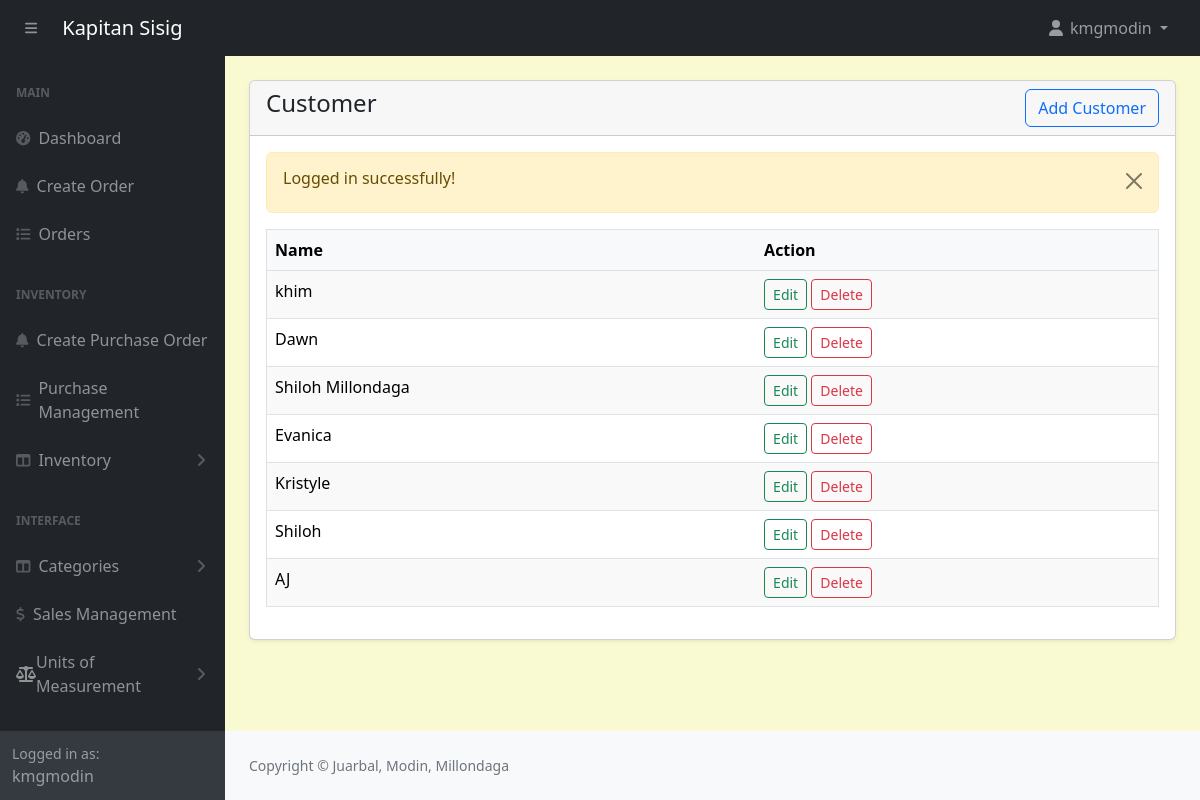
The page /admin/customers.php (signed in) on the database its author committed.
### tables this page shows
CREATE TABLE `customers` (
  `id` int(11) NOT NULL,
  `name` varchar(566) NOT NULL
);

### admin/customers.php (the view, shortened to what this page needs)
<?php include('includes/header.php'); ?>
<div class="container-fluid px-4">
    <div class="card mt-4 shadow-sm">
        <div class="card-header">
            <h4 class="mb-0">Customer
                <a href="customer-create.php" class = "btn btn-outline-primary float-end">Add Customer</a>
            </h4>
        </div>
        <div class="card-body">
        <?php
            $customers = getAll('customers');
            if(mysqli_num_rows($customers)>0) {
        ?>
            <div class="table-responsive">
                <table class="table" style="width: 100%; margin-bottom: 1rem; color: #000; border: 1px solid #dee2e6;">
                    <thead>
                        <tr style="background-color: #f8f9fa; color: #000;">
                            <th>Name</th>
                            <th>Action</th>
                        </tr>
                    </thead>
                    <tbody>
                        <?php
                        $i = 0;
                        foreach($customers as $item) :
                        $i++;
                        ?>
                        <tr style="background-color: <?= $i % 2 == 0 ? '#fff' : '#f9f9f9'; ?>; border: 1px solid #dee2e6;">
                            <td><?= $item['name'] ?></td>
                            <td>
                                <a href="customer-edit.php?id=<?= $item['id'];?>" class="btn btn-outline-success btn-sm" style="margin: 0; padding: 0.25rem 0.5rem;">Edit</a>
                                <a href="customer-delete.php?id=<?= $item['id'];?>" class="btn btn-outline-danger btn-sm" style="margin: 0; padding: 0.25rem 0.5rem;">Delete</a>
                            </td>
                        </tr>
                        <?php endforeach; ?>
                    </tbody>
                </table>
            </div>
            <?php
                } else {
                    ?>
                        <h4 class="mb-0">No record found.</h4>
                    <?php
                }
                ?>
        </div>
    </div>
</div>
<?php include('includes/footer.php'); ?>

### admin/assets/css/custom.css (style rules this page uses)
body { margin: 0; font-family: system-ui, -apple-system, "Segoe UI", Roboto, "Helvetica Neue", "Noto Sans", "Liberation Sans", Arial, sans-serif; font-size: 1rem; font-weight: 400; line-height: 1.5; color: #212529; text-align: left; background-color: #FAFAD2; -webkit-text-size-adjust: 100%; -webkit-tap-highlight-color: rgba(0, 0, 0, 0); }

### rows shown on the page
customers: name "khim"
customers: name "Dawn"
customers: name "Shiloh Millondaga"
customers: name "Evanica"
customers: name "Kristyle"
customers: name "Shiloh"
customers: name "AJ"

### other values the page prints
$_SESSION['loggedInUser']['username'] "kmgmodin"
$_SESSION['message'] "Logged in successfully!"
